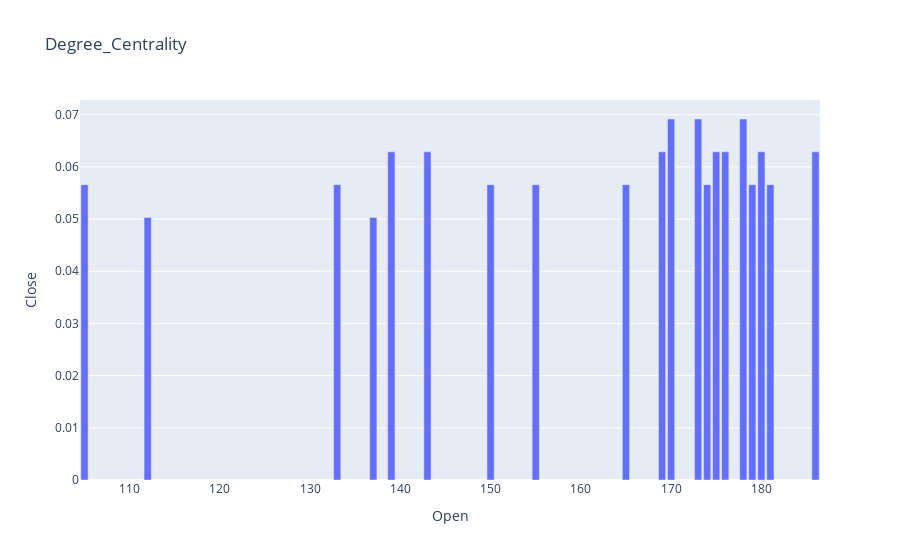

The notebook cell saved with this chart:
### Code cell
ji=DC.sort_values(by='deg_centrality',ascending=False)
sui=ji.head(20)
suii=pd.DataFrame(sui)
DCi = go.Figure(data=[go.Bar(x=suii['Node'], y=suii['deg_centrality'])])
DCi.update_layout(title='Degree_Centrality', xaxis_title='Open', yaxis_title='Close')

### Figure 1 — Plotly figure (JSON) as saved in the notebook; plotly's stock layout.template omitted (floating-point values rounded to 4 significant figures)
{"data": [{"type": "bar", "x": [178, 173, 170, 186, 169, 139, 180, 143, 175, 176, 133, 155, 150, 165, 174, 105, 181, 179, 137, 112], "y": [0.06918, 0.06918, 0.06918, 0.06289, 0.06289, 0.06289, 0.06289, 0.06289, 0.06289, 0.06289, 0.0566, 0.0566, 0.0566, 0.0566, 0.0566, 0.0566, 0.0566, 0.0566, 0.05031, 0.05031]}], "layout": {"title": {"text": "Degree_Centrality"}, "xaxis": {"title": {"text": "Open"}}, "yaxis": {"title": {"text": "Close"}}}}
